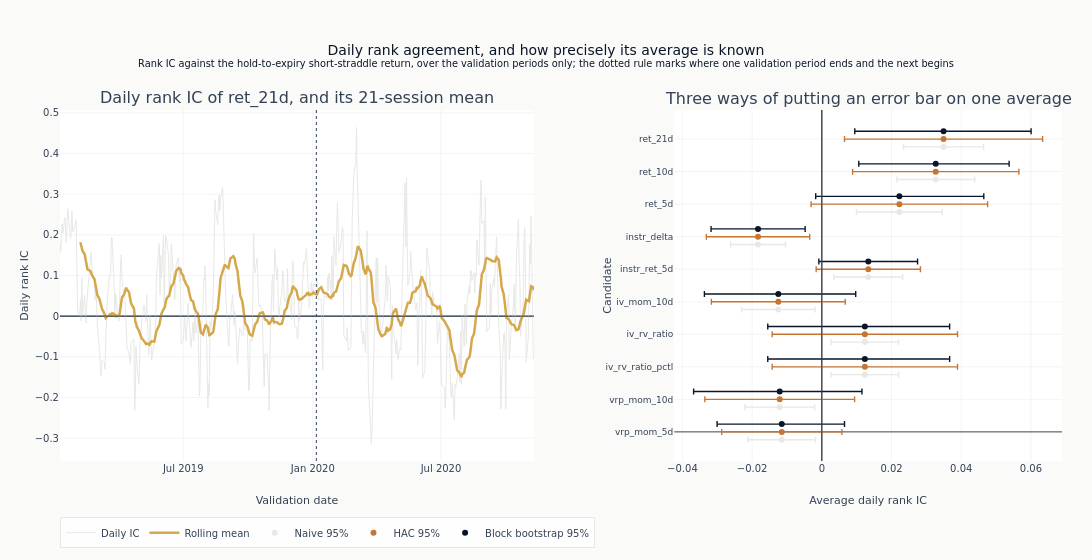

Notebook cell for this chart:
### Markdown cell above
The right panel takes the same candidates in order of average agreement and draws all
three intervals for each. Drawn on one row per candidate they would sit on top of each
other and the widest would hide the rest, so each is offset vertically: the difference
between the three is what the panel is for.

### Code cell
interval_order = list(reversed(leading_features))
BAND_OFFSET = 0.24
for rank, (band, color, label) in enumerate(
    [
        ("naive", COLORS["silver_muted"], "Naive 95%"),
        ("hac", COLORS["copper"], "HAC 95%"),
        ("boot", COLORS["blue"], "Block bootstrap 95%"),
    ]
):
    lower = [uncertainty[f][f"ci_{band}_lower"] for f in interval_order]
    upper = [uncertainty[f][f"ci_{band}_upper"] for f in interval_order]
    means = [uncertainty[f]["mean_ic"] for f in interval_order]
    fig.add_trace(
        go.Scatter(
            x=means,
            y=[i + (rank - 1) * BAND_OFFSET for i in range(len(interval_order))],
            mode="markers",
            marker=dict(color=color, size=6),
            error_x=dict(
                type="data",
                symmetric=False,
                array=[u - m for u, m in zip(upper, means, strict=True)],
                arrayminus=[m - lo for m, lo in zip(means, lower, strict=True)],
                color=color,
                thickness=1.4,
                width=3,
            ),
            text=interval_order,
            name=label,
        ),
        row=1,
        col=2,
    )
fig.add_vline(x=0, line=dict(color=COLORS["neutral"], width=1), row=1, col=2)

fig.update_layout(
    template="ml4t",
    height=560,
    width=1150,
    title={
        "text": (
            "Daily rank agreement, and how precisely its average is known"
            "<br><sup>Rank IC against the hold-to-expiry short-straddle return, over the "
            "validation periods only; the dotted rule marks where one validation period "
            "ends and the next begins</sup>"
        )
    },
    margin=dict(l=60, r=30, t=110, b=60),
    legend=dict(orientation="h", y=-0.16, x=0),
)
fig.update_xaxes(title_text="Validation date", row=1, col=1)
fig.update_xaxes(title_text="Average daily rank IC", row=1, col=2)
fig.update_yaxes(title_text="Daily rank IC", row=1, col=1)
fig.update_yaxes(
    title_text="Candidate",
    tickmode="array",
    tickvals=list(range(len(interval_order))),
    ticktext=interval_order,
    tickfont=dict(size=9),
    row=1,
    col=2,
)
show_plotly_with_alt(
    fig,
    "Two panels. On the left, the daily rank IC of ret_21d against the hold-to-expiry "
    "short-straddle return across the validation periods, drawn as a noisy grey daily series "
    "with a 21-session rolling mean over it; the rolling mean oscillates between about -0.15 "
    "and +0.18, crossing zero repeatedly, and a dotted vertical rule marks where one "
    "validation period ends and the next begins. On the right, the average daily rank IC for "
    "each of ten candidates, each with three error bars from a naive, a HAC and a block "
    "bootstrap interval. ret_21d and ret_10d have the largest positive averages at about 0.035 "
    "and 0.033, instr_delta the largest negative at about -0.018, and for every candidate the "
    "naive interval is the narrowest of the three.",
)

### Figure 1 — Plotly figure (JSON) as saved in the notebook; plotly's stock layout.template omitted (floating-point values rounded to 4 significant figures; data arrays with more than 128 entries replaced by an {"elided": "..."} marker saying what was removed)
{"data": [{"line": {"color": "#e8e8e6", "width": 1}, "mode": "lines", "name": "Daily IC", "type": "scatter", "x": {"elided": "467 str values"}, "xaxis": "x", "y": {"elided": "467 float values"}, "yaxis": "y"}, {"line": {"color": "#D4A84B", "width": 2.5}, "mode": "lines", "name": "Rolling mean", "type": "scatter", "x": {"elided": "467 str values"}, "xaxis": "x", "y": {"elided": "467 float values"}, "yaxis": "y"}, {"error_x": {"array": [0.009687, 0.01001, 0.009692, 0.009692, 0.01055, 0.009858, 0.007879, 0.01229, 0.01119, 0.01148], "arrayminus": [0.009687, 0.01001, 0.009692, 0.009692, 0.01055, 0.009858, 0.007879, 0.01229, 0.01119, 0.01148], "color": "#e8e8e6", "symmetric": false, "thickness": 1.4, "type": "data", "width": 3}, "marker": {"color": "#e8e8e6", "size": 6}, "mode": "markers", "name": "Naive 95%", "text": ["vrp_mom_5d", "vrp_mom_10d", "iv_rv_ratio_pctl", "iv_rv_ratio", "iv_mom_10d", "instr_ret_5d", "instr_delta", "ret_5d", "ret_10d", "ret_21d"], "type": "scatter", "x": [-0.01149, -0.01208, 0.01235, 0.01235, -0.01249, 0.01334, -0.01831, 0.02225, 0.03269, 0.03493], "xaxis": "x2", "y": [-0.24, 0.76, 1.76, 2.76, 3.76, 4.76, 5.76, 6.76, 7.76, 8.76], "yaxis": "y2"}, {"error_x": {"array": [0.01724, 0.02149, 0.02659, 0.02659, 0.01921, 0.01496, 0.01482, 0.02533, 0.02386, 0.02843], "arrayminus": [0.01724, 0.02149, 0.02659, 0.02659, 0.01921, 0.01496, 0.01482, 0.02533, 0.02386, 0.02843], "color": "#C87533", "symmetric": false, "thickness": 1.4, "type": "data", "width": 3}, "marker": {"color": "#C87533", "size": 6}, "mode": "markers", "name": "HAC 95%", "text": ["vrp_mom_5d", "vrp_mom_10d", "iv_rv_ratio_pctl", "iv_rv_ratio", "iv_mom_10d", "instr_ret_5d", "instr_delta", "ret_5d", "ret_10d", "ret_21d"], "type": "scatter", "x": [-0.01149, -0.01208, 0.01235, 0.01235, -0.01249, 0.01334, -0.01831, 0.02225, 0.03269, 0.03493], "xaxis": "x2", "y": [0.0, 1.0, 2.0, 3.0, 4.0, 5.0, 6.0, 7.0, 8.0, 9.0], "yaxis": "y2"}, {"error_x": {"array": [0.01801, 0.0236, 0.02433, 0.02433, 0.02221, 0.01414, 0.01352, 0.02423, 0.02106, 0.02512], "arrayminus": [0.01856, 0.02471, 0.02786, 0.02786, 0.02121, 0.01419, 0.01348, 0.02401, 0.02209, 0.02548], "color": "#0a1628", "symmetric": false, "thickness": 1.4, "type": "data", "width": 3}, "marker": {"color": "#0a1628", "size": 6}, "mode": "markers", "name": "Block bootstrap 95%", "text": ["vrp_mom_5d", "vrp_mom_10d", "iv_rv_ratio_pctl", "iv_rv_ratio", "iv_mom_10d", "instr_ret_5d", "instr_delta", "ret_5d", "ret_10d", "ret_21d"], "type": "scatter", "x": [-0.01149, -0.01208, 0.01235, 0.01235, -0.01249, 0.01334, -0.01831, 0.02225, 0.03269, 0.03493], "xaxis": "x2", "y": [0.24, 1.24, 2.24, 3.24, 4.24, 5.24, 6.24, 7.24, 8.24, 9.24], "yaxis": "y2"}], "layout": {"annotations": [{"font": {"size": 16}, "showarrow": false, "text": "Daily rank IC of ret_21d, and its 21-session mean", "x": 0.2365, "xanchor": "center", "xref": "paper", "y": 1.0, "yanchor": "bottom", "yref": "paper"}, {"font": {"size": 16}, "showarrow": false, "text": "Three ways of putting an error bar on one average", "x": 0.8065, "xanchor": "center", "xref": "paper", "y": 1.0, "yanchor": "bottom", "yref": "paper"}], "height": 560, "legend": {"orientation": "h", "x": 0, "y": -0.16}, "margin": {"b": 60, "l": 60, "r": 30, "t": 110}, "shapes": [{"line": {"color": "#334155", "width": 1}, "type": "line", "x0": 0, "x1": 1, "xref": "x domain", "y0": 0, "y1": 0, "yref": "y"}, {"line": {"color": "#334155", "dash": "dot", "width": 1}, "type": "line", "x0": "2020-01-06", "x1": "2020-01-06", "xref": "x", "y0": 0, "y1": 1, "yref": "y domain"}, {"line": {"color": "#334155", "width": 1}, "type": "line", "x0": 0, "x1": 0, "xref": "x2", "y0": 0, "y1": 1, "yref": "y2 domain"}], "title": {"text": "Daily rank agreement, and how precisely its average is known<br><sup>Rank IC against the hold-to-expiry short-straddle return, over the validation periods only; the dotted rule marks where one validation period ends and the next begins</sup>"}, "width": 1150, "xaxis": {"anchor": "y", "domain": [0.0, 0.473], "title": {"text": "Validation date"}}, "xaxis2": {"anchor": "y2", "domain": [0.613, 1.0], "title": {"text": "Average daily rank IC"}}, "yaxis": {"anchor": "x", "domain": [0.0, 1.0], "title": {"text": "Daily rank IC"}}, "yaxis2": {"anchor": "x2", "domain": [0.0, 1.0], "tickfont": {"size": 9}, "tickmode": "array", "ticktext": ["vrp_mom_5d", "vrp_mom_10d", "iv_rv_ratio_pctl", "iv_rv_ratio", "iv_mom_10d", "instr_ret_5d", "instr_delta", "ret_5d", "ret_10d", "ret_21d"], "tickvals": [0, 1, 2, 3, 4, 5, 6, 7, 8, 9], "title": {"text": "Candidate"}}}}
